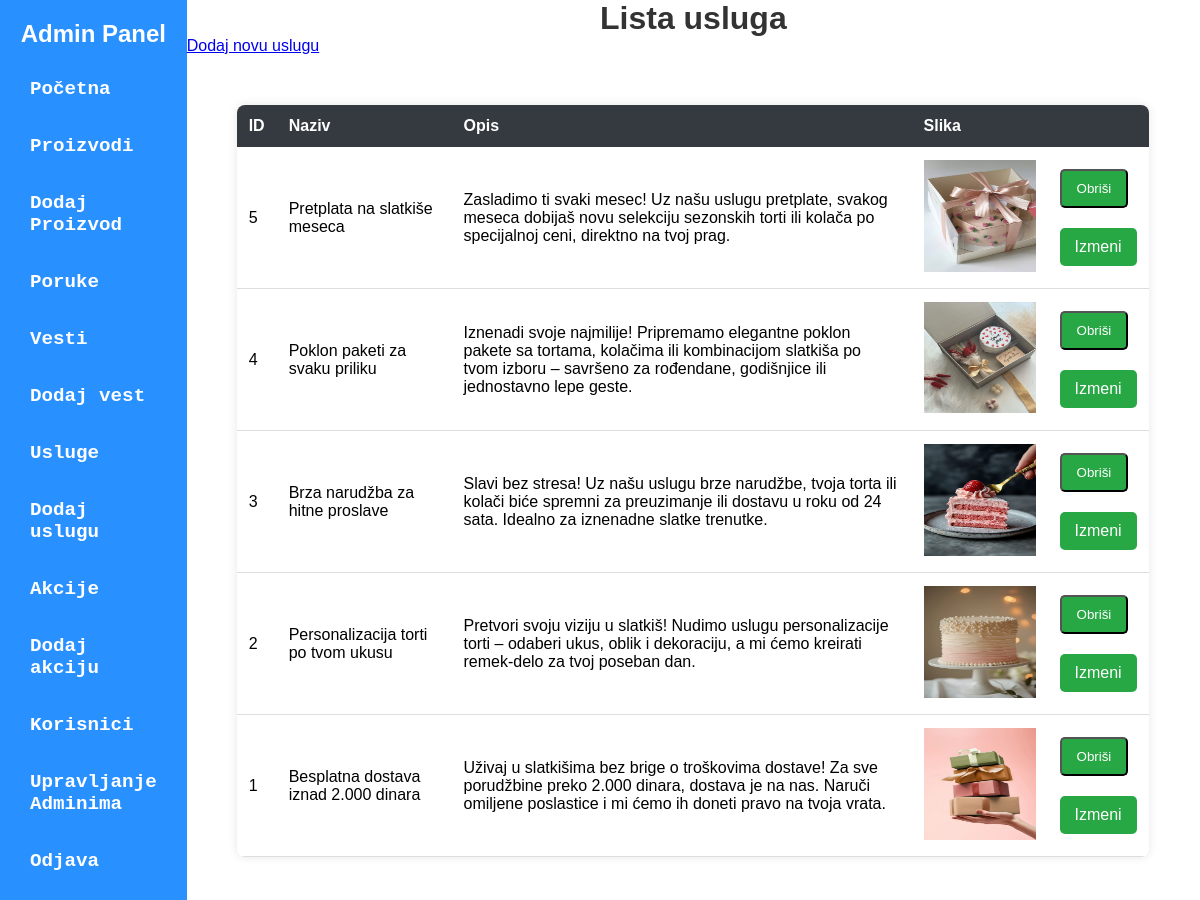
The page /admin/admin-dashboard.php?page=usluge on the database as committed earlier.
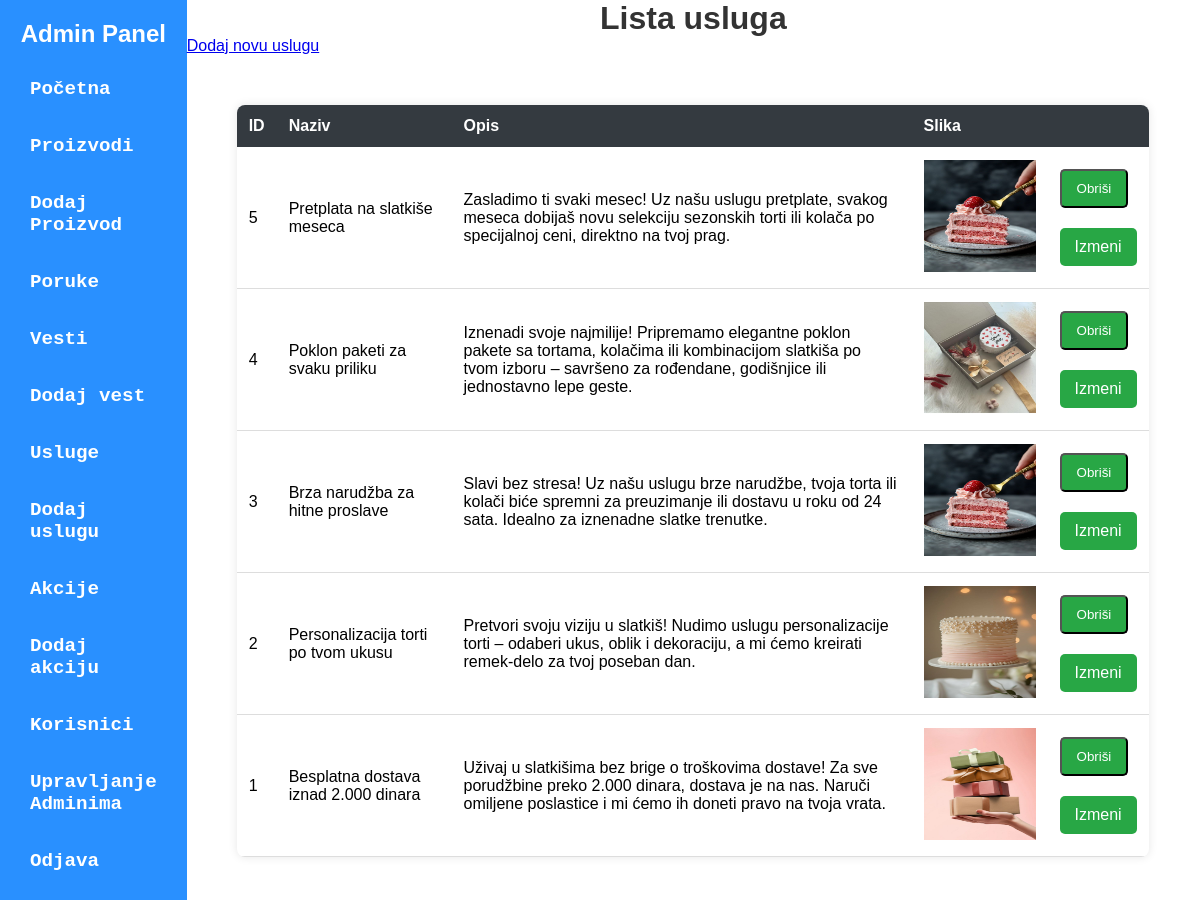
The same page on the database as committed later.
### tables this page shows
CREATE TABLE IF NOT EXISTS `usluge` (
  `id` int(11) NOT NULL AUTO_INCREMENT,
  `naziv` varchar(128) NOT NULL,
  `opis` varchar(255) NOT NULL,
  `slika` varchar(255) NOT NULL,
  `created_at` timestamp NOT NULL DEFAULT current_timestamp(),
  PRIMARY KEY (`id`)
);

### admin/model/UslugaModel.php (called while the page is built)
<?php
$query = "SELECT * FROM usluge ORDER BY id DESC";
$query_run = mysqli_query($con, $query);
if ($query_run && mysqli_num_rows($query_run) > 0) {
    $usluge = mysqli_fetch_all($query_run, MYSQLI_ASSOC);
} else {
    die("Greška: Nema poruka.");
}
?>

### admin/view/usluge.php (the view, shortened to what this page needs)
<!DOCTYPE html>
<html lang="sr">
<head>
    <link rel="stylesheet" href="./public/table-style.css">
    <link rel="stylesheet" href="./public/pop-up.css">
</head>
<body>
    <h1>Lista usluga</h1>
    <a id="dodajUslugu" href="admin-dashboard.php?page=dodajUslugu">Dodaj novu uslugu</a>
    <table >
        <tr>
            <th>ID</th>
            <th>Naziv</th>
            <th>Opis</th>
            <th>Slika</th>
            <th></th>
        </tr>
        <?php foreach ($usluge as $usluga): ?>
        <tr>
            <td><?= ($usluga['id']) ?></td>
            <td><?= ($usluga['naziv']) ?></td>
            <td><?= ($usluga['opis']) ?></td>
            <td><img src="/Poslasticarnica/<?=$usluga['slika'] ?>" alt="proizvod"></td>
            <td>
                <form method="POST" action="./model/delete-uslugu.php" id="deleteForm<?=$usluga['id']?>">
                    <button type="button" onclick="deletePop(<?=$usluga['id']?> )" id="dugme">Obriši</button>
                </form>
                <a id="dugme" href="/Poslasticarnica/admin/view/editUslugu.php?id=<?= $usluga['id'] ?>">Izmeni</a>
            </td>
        </tr>
        <?php endforeach; ?>
    </table>
</body>
</html>

Rows that differ between the two databases and show on the page:
changed usluge "Pretplata na slatkiše meseca": slika: a different picture
